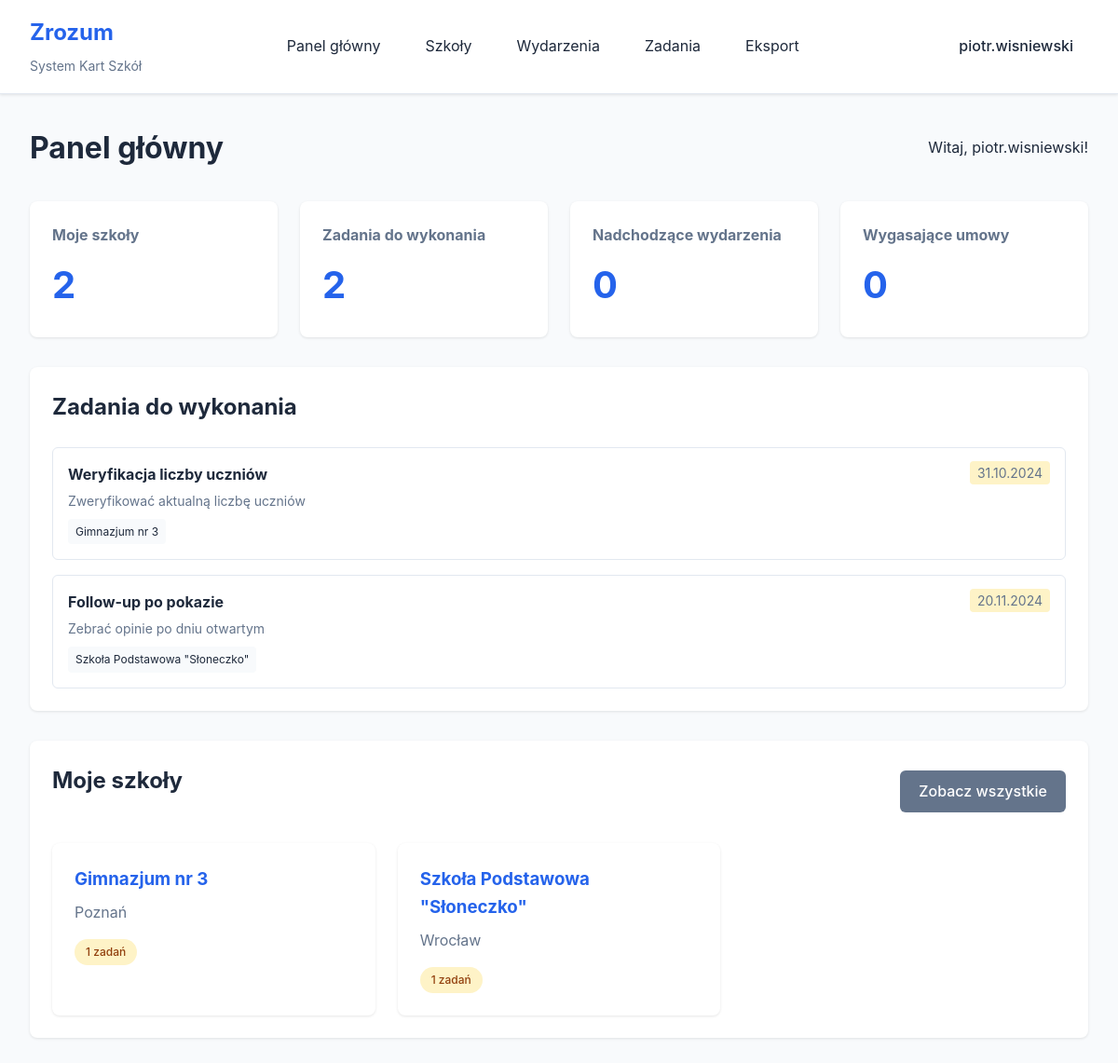
Page /dashboard.php (signed in) on the committed database.
### tables this page shows
CREATE TABLE IF NOT EXISTS users (
    id INT AUTO_INCREMENT PRIMARY KEY,
    username VARCHAR(50) UNIQUE NOT NULL,
    email VARCHAR(100) UNIQUE NOT NULL,
    password_hash VARCHAR(255) NOT NULL,
    role ENUM('admin', 'worker', 'call_center') DEFAULT 'worker',
    created_at TIMESTAMP DEFAULT CURRENT_TIMESTAMP,
    updated_at TIMESTAMP DEFAULT CURRENT_TIMESTAMP ON UPDATE CURRENT_TIMESTAMP,
    last_login TIMESTAMP NULL,
    INDEX idx_username (username),
    INDEX idx_email (email)
);

CREATE TABLE IF NOT EXISTS tasks (
    id INT AUTO_INCREMENT PRIMARY KEY,
    school_id INT,
    assigned_to INT NOT NULL,
    task_type VARCHAR(100) NOT NULL,
    title VARCHAR(255) NOT NULL,
    description TEXT,
    due_date DATE,
    status ENUM('pending', 'completed', 'overdue') DEFAULT 'pending',
    created_by INT,
    created_at TIMESTAMP DEFAULT CURRENT_TIMESTAMP,
    completed_at TIMESTAMP NULL,
    FOREIGN KEY (school_id) REFERENCES schools(id) ON DELETE CASCADE,
    FOREIGN KEY (assigned_to) REFERENCES users(id) ON DELETE CASCADE,
    FOREIGN KEY (created_by) REFERENCES users(id) ON DELETE SET NULL,
    INDEX idx_assigned (assigned_to, status),
    INDEX idx_due_date (due_date)
);

CREATE TABLE IF NOT EXISTS schools (
    id INT AUTO_INCREMENT PRIMARY KEY,
    name VARCHAR(255) NOT NULL,
    address TEXT,
    city VARCHAR(100),
    postal_code VARCHAR(20),
    phone VARCHAR(50),
    email VARCHAR(100),
    website VARCHAR(255),
    school_type VARCHAR(100),
    student_count INT,
    notes TEXT,
    created_at TIMESTAMP DEFAULT CURRENT_TIMESTAMP,
    updated_at TIMESTAMP DEFAULT CURRENT_TIMESTAMP ON UPDATE CURRENT_TIMESTAMP,
    created_by INT,
    FOREIGN KEY (created_by) REFERENCES users(id) ON DELETE SET NULL,
    INDEX idx_name (name),
    INDEX idx_city (city)
);

### config/session.php (called while the page is built, shortened)
<?php
function getCurrentUserId() {
    return $_SESSION['user_id'] ?? null;
}
function getCurrentUser() {
    $pdo = getDBConnection();
    $stmt = $pdo->prepare("SELECT id, username, email, role, created_at FROM users WHERE id = ?");
    $stmt->execute([getCurrentUserId()]);
    return $stmt->fetch();
}
?>

### dashboard.php (the view, shortened to what this page needs)
<?php
require_once 'config/session.php';
$user = getCurrentUser();
$pdo = getDBConnection();
$stmt = $pdo->prepare("
    SELECT s.*, sa.assigned_at,
           (SELECT COUNT(*) FROM events WHERE school_id = s.id AND event_date >= CURDATE()) as upcoming_events,
           (SELECT COUNT(*) FROM tasks WHERE school_id = s.id AND assigned_to = ? AND status = 'pending') as pending_tasks
    FROM schools s
    JOIN school_assignments sa ON s.id = sa.school_id
    WHERE sa.user_id = ?
    ORDER BY s.name
");
$stmt->execute([$user['id'], $user['id']]);
$schools = $stmt->fetchAll();
$stmt = $pdo->prepare("
    SELECT t.*, s.name as school_name
    FROM tasks t
    LEFT JOIN schools s ON t.school_id = s.id
    WHERE t.assigned_to = ? AND t.status = 'pending'
    ORDER BY t.due_date ASC
    LIMIT 10
");
$stmt->execute([$user['id']]);
$tasks = $stmt->fetchAll();
$stmt = $pdo->prepare("
    SELECT e.*, s.name as school_name
    FROM events e
    JOIN schools s ON e.school_id = s.id
    JOIN school_assignments sa ON s.id = sa.school_id
    WHERE sa.user_id = ? AND e.event_date >= CURDATE()
    ORDER BY e.event_date ASC, e.event_time ASC
    LIMIT 10
");
$stmt->execute([$user['id']]);
$events = $stmt->fetchAll();
$stmt = $pdo->prepare("
    SELECT c.*, s.name as school_name
    FROM contracts c
    JOIN schools s ON c.school_id = s.id
    JOIN school_assignments sa ON s.id = sa.school_id
    WHERE sa.user_id = ? AND c.status = 'active'
          AND c.end_date BETWEEN CURDATE() AND DATE_ADD(CURDATE(), INTERVAL 60 DAY)
    ORDER BY c.end_date ASC
");
$stmt->execute([$user['id']]);
$expiring_contracts = $stmt->fetchAll();
?>
<!DOCTYPE html>
<html lang="pl">
<head>
    <link rel="stylesheet" href="public/css/style.css">
</head>
<body>
    <?php include 'includes/header.php'; ?>
    <div class="container">
        <div class="page-header">
            <h1>Panel główny</h1>
            <p>Witaj, <?= htmlspecialchars($user['username']) ?>!</p>
        </div>
        <div class="dashboard-grid">
            <div class="stat-card">
                <h3>Moje szkoły</h3>
                <div class="stat-number"><?= count($schools) ?></div>
            </div>
            <div class="stat-card">
                <h3>Zadania do wykonania</h3>
                <div class="stat-number"><?= count($tasks) ?></div>
            </div>
            <div class="stat-card">
                <h3>Nadchodzące wydarzenia</h3>
                <div class="stat-number"><?= count($events) ?></div>
            </div>
            <div class="stat-card">
                <h3>Wygasające umowy</h3>
                <div class="stat-number"><?= count($expiring_contracts) ?></div>
            </div>
        </div>
        <?php if (!empty($tasks)): ?>
        <div class="section">
            <h2>Zadania do wykonania</h2>
            <div class="tasks-list">
                <?php foreach ($tasks as $task): ?>
                <div class="task-item">
                    <div class="task-info">
                        <h4><?= htmlspecialchars($task['title']) ?></h4>
                        <p><?= htmlspecialchars($task['description'] ?? '') ?></p>
                        <?php if ($task['school_name']): ?>
                        <span class="school-label"><?= htmlspecialchars($task['school_name']) ?></span>
                        <?php endif; ?>
                    </div>
                    <div class="task-date">
                        <?php if ($task['due_date']): ?>
                        <span class="due-date"><?= date('d.m.Y', strtotime($task['due_date'])) ?></span>
                        <?php endif; ?>
                    </div>
                </div>
                <?php endforeach; ?>
            </div>
        </div>
        <?php endif; ?>
        <div class="section">
            <div class="section-header">
                <h2>Moje szkoły</h2>
                <a href="schools.php" class="btn btn-secondary">Zobacz wszystkie</a>
            </div>
            <?php if (empty($schools)): ?>
                <p class="no-data">Nie masz jeszcze przypisanych szkół.</p>
            <?php else: ?>
                <div class="schools-grid">
                    <?php foreach ($schools as $school): ?>
                    <a href="school_card.php?id=<?= $school['id'] ?>" class="school-card">
                        <h3><?= htmlspecialchars($school['name']) ?></h3>
                        <p class="school-location">
                            <?php if ($school['city']): ?>
                                <?= htmlspecialchars($school['city']) ?>
                            <?php endif; ?>
                        </p>
                        <div class="school-stats">
                            <?php if ($school['pending_tasks'] > 0): ?>
                                <span class="badge badge-warning"><?= $school['pending_tasks'] ?> zadań</span>
                            <?php endif; ?>
                        </div>
                    </a>
                    <?php endforeach; ?>
                </div>
            <?php endif; ?>
        </div>
    </div>
</body>
</html>

### includes/header.php (shortened to what this page needs)
<header class="main-header">
    <div class="header-container">
        <div class="header-left">
            <a href="dashboard.php" class="logo">
                <h1>Zrozum</h1>
                <span>System Kart Szkół</span>
            </a>
        </div>
        <nav class="main-nav">
            <a href="dashboard.php" class="nav-link">Panel główny</a>
            <a href="schools.php" class="nav-link">Szkoły</a>
            <a href="events.php" class="nav-link">Wydarzenia</a>
            <a href="tasks.php" class="nav-link">Zadania</a>
            <a href="export.php" class="nav-link">Eksport</a>
        </nav>
        <div class="header-right">
            <div class="user-menu">
                <span class="user-name"><?= htmlspecialchars($user['username']) ?></span>
            </div>
        </div>
    </div>
</header>

### public/css/style.css (style rules this page uses)
* { margin: 0; padding: 0; box-sizing: border-box; }
:root { --primary-color: #2563eb; --secondary-color: #64748b; --success-color: #10b981; --warning-color: #f59e0b; --error-color: #ef4444; --bg-color: #f8fafc; --text-color: #1e293b; --border-color: #e2e8f0; --shadow: 0 1px 3px 0 rgba(0, 0, 0, 0.1); --shadow-lg: 0 10px 15px -3px rgba(0, 0, 0, 0.1); }
body { font-family: -apple-system, BlinkMacSystemFont, 'Segoe UI', Roboto, 'Helvetica Neue', Arial, sans-serif; background-color: var(--bg-color); color: var(--text-color); line-height: 1.6; }
.main-header { background: white; border-bottom: 1px solid var(--border-color); box-shadow: var(--shadow); position: sticky; top: 0; z-index: 100; }
.header-container { max-width: 1400px; margin: 0 auto; padding: 1rem 2rem; display: flex; align-items: center; justify-content: space-between; }
.header-left .logo { text-decoration: none; color: var(--text-color); }
.header-left h1 { font-size: 1.5rem; color: var(--primary-color); margin-bottom: 0.25rem; }
.header-left span { font-size: 0.875rem; color: var(--secondary-color); }
.main-nav { display: flex; gap: 1rem; }
.nav-link { padding: 0.5rem 1rem; text-decoration: none; color: var(--text-color); border-radius: 0.375rem; transition: background-color 0.2s; }
.user-menu { position: relative; }
.user-name { padding: 0.5rem 1rem; cursor: pointer; font-weight: 500; }
.container { max-width: 1400px; margin: 0 auto; padding: 2rem; }
.btn { display: inline-flex; align-items: center; gap: 0.5rem; padding: 0.625rem 1.25rem; border: none; border-radius: 0.375rem; font-size: 1rem; font-weight: 500; cursor: pointer; text-decoration: none; transition: all 0.2s; }
.btn-secondary { background-color: var(--secondary-color); color: white; }
.page-header { display: flex; align-items: center; justify-content: space-between; margin-bottom: 2rem; }
.page-header h1 { font-size: 2rem; color: var(--text-color); }
.dashboard-grid { display: grid; grid-template-columns: repeat(auto-fit, minmax(250px, 1fr)); gap: 1.5rem; margin-bottom: 2rem; }
.stat-card { background: white; padding: 1.5rem; border-radius: 0.5rem; box-shadow: var(--shadow); }
.stat-card h3 { font-size: 1rem; color: var(--secondary-color); margin-bottom: 0.5rem; }
.stat-number { font-size: 2.5rem; font-weight: bold; color: var(--primary-color); }
.schools-grid { display: grid; grid-template-columns: repeat(auto-fill, minmax(300px, 1fr)); gap: 1.5rem; }
.school-card { background: white; padding: 1.5rem; border-radius: 0.5rem; box-shadow: var(--shadow); text-decoration: none; color: var(--text-color); transition: transform 0.2s, box-shadow 0.2s; }
.school-card h3 { margin-bottom: 0.5rem; color: var(--primary-color); }
.school-location { color: var(--secondary-color); margin-bottom: 1rem; }
.school-stats { display: flex; gap: 0.5rem; }
.badge { padding: 0.25rem 0.75rem; border-radius: 9999px; font-size: 0.75rem; font-weight: 500; }
.badge-warning { background-color: #fef3c7; color: #92400e; }
.section { background: white; padding: 1.5rem; border-radius: 0.5rem; box-shadow: var(--shadow); margin-bottom: 2rem; }
.section h2 { margin-bottom: 1.5rem; color: var(--text-color); }
.section-header { display: flex; align-items: center; justify-content: space-between; margin-bottom: 1.5rem; }
.tasks-list { display: flex; flex-direction: column; gap: 1rem; }
.task-item { display: flex; align-items: flex-start; gap: 1rem; padding: 1rem; border: 1px solid var(--border-color); border-radius: 0.375rem; transition: background-color 0.2s; }
.task-info { flex: 1; }
.task-info h4 { margin-bottom: 0.25rem; }
.task-info p { color: var(--secondary-color); font-size: 0.875rem; margin-bottom: 0.5rem; }
.school-label { display: inline-block; padding: 0.25rem 0.5rem; background-color: var(--bg-color); border-radius: 0.25rem; font-size: 0.75rem; }
.task-date { color: var(--secondary-color); font-size: 0.875rem; }
.due-date { padding: 0.25rem 0.5rem; background-color: #fef3c7; border-radius: 0.25rem; }

### rows in the picture
users: username "piotr.wisniewski"
tasks: title "Weryfikacja liczby uczniów", description "Zweryfikować aktualną liczbę uczniów", school.name "Gimnazjum nr 3", due_date "31.10.2024"
tasks: title "Follow-up po pokazie", description "Zebrać opinie po dniu otwartym", school.name "Szkoła Podstawowa \"Słoneczko\"", due_date "20.11.2024"
schools: name "Gimnazjum nr 3", city "Poznań", pending_tasks "1"
schools: name "Szkoła Podstawowa \"Słoneczko\"", city "Wrocław", pending_tasks "1"

### other values in the picture
count($schools) "2"
count($tasks) "2"
count($events) "0"
count($expiring_contracts) "0"
